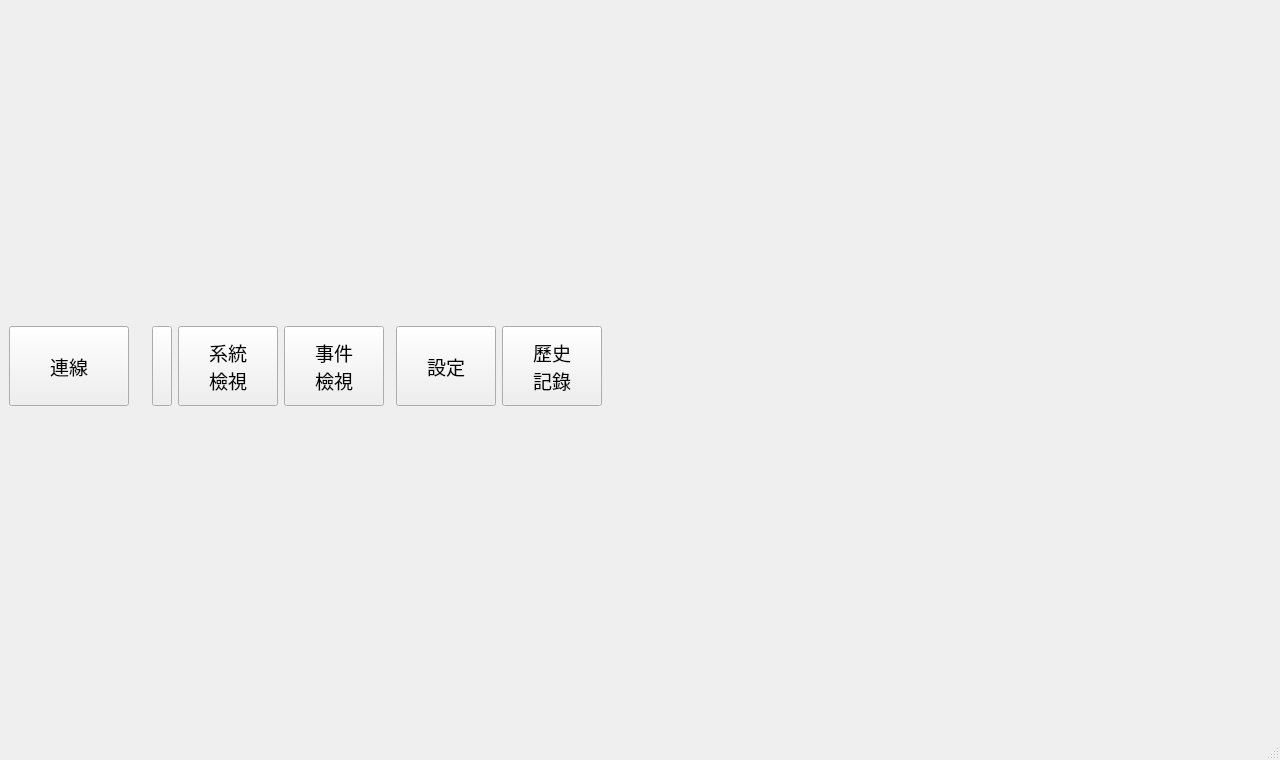
<?xml version="1.0" encoding="UTF-8"?>
<ui version="4.0">
 <class>CollectorView</class>
 <widget class="QMainWindow" name="CollectorView">
  <property name="geometry">
   <rect>
    <x>0</x>
    <y>0</y>
    <width>1280</width>
    <height>760</height>
   </rect>
  </property>
  <property name="sizePolicy">
   <sizepolicy hsizetype="Fixed" vsizetype="Fixed">
    <horstretch>0</horstretch>
    <verstretch>0</verstretch>
   </sizepolicy>
  </property>
  <property name="maximumSize">
   <size>
    <width>1310</width>
    <height>16777215</height>
   </size>
  </property>
  <property name="font">
   <font>
    <pointsize>14</pointsize>
   </font>
  </property>
  <property name="windowTitle">
   <string>BMS</string>
  </property>
  <widget class="QWidget" name="centralwidget">
   <layout class="QGridLayout" name="gridLayout" columnstretch="0,0,0,0,0,0,0,0,0">
    <item row="2" column="0" colspan="9">
     <layout class="QVBoxLayout" name="mainLayout">
      <property name="spacing">
       <number>3</number>
      </property>
      <property name="sizeConstraint">
       <enum>QLayout::SetDefaultConstraint</enum>
      </property>
     </layout>
    </item>
    <item row="1" column="3">
     <widget class="QPushButton" name="pbStackView">
      <property name="sizePolicy">
       <sizepolicy hsizetype="Fixed" vsizetype="Fixed">
        <horstretch>0</horstretch>
        <verstretch>0</verstretch>
       </sizepolicy>
      </property>
      <property name="minimumSize">
       <size>
        <width>100</width>
        <height>80</height>
       </size>
      </property>
      <property name="maximumSize">
       <size>
        <width>100</width>
        <height>80</height>
       </size>
      </property>
      <property name="text">
       <string>系統
檢視</string>
      </property>
     </widget>
    </item>
    <item row="1" column="6">
     <widget class="QPushButton" name="pbHardwareView">
      <property name="sizePolicy">
       <sizepolicy hsizetype="Fixed" vsizetype="Fixed">
        <horstretch>0</horstretch>
        <verstretch>0</verstretch>
       </sizepolicy>
      </property>
      <property name="minimumSize">
       <size>
        <width>100</width>
        <height>80</height>
       </size>
      </property>
      <property name="maximumSize">
       <size>
        <width>100</width>
        <height>80</height>
       </size>
      </property>
      <property name="text">
       <string>設定</string>
      </property>
     </widget>
    </item>
    <item row="1" column="1">
     <widget class="QLabel" name="label">
      <property name="maximumSize">
       <size>
        <width>16777215</width>
        <height>80</height>
       </size>
      </property>
      <property name="text">
       <string/>
      </property>
      <property name="pixmap">
       <pixmap resource="resource.qrc">:/img/logo/logo</pixmap>
      </property>
     </widget>
    </item>
    <item row="1" column="0">
     <widget class="QPushButton" name="pbSystemNavi">
      <property name="sizePolicy">
       <sizepolicy hsizetype="Fixed" vsizetype="Fixed">
        <horstretch>0</horstretch>
        <verstretch>0</verstretch>
       </sizepolicy>
      </property>
      <property name="minimumSize">
       <size>
        <width>120</width>
        <height>80</height>
       </size>
      </property>
      <property name="maximumSize">
       <size>
        <width>120</width>
        <height>80</height>
       </size>
      </property>
      <property name="text">
       <string>連線</string>
      </property>
      <property name="checkable">
       <bool>true</bool>
      </property>
     </widget>
    </item>
    <item row="1" column="2">
     <widget class="QPushButton" name="pbAuth">
      <property name="sizePolicy">
       <sizepolicy hsizetype="Minimum" vsizetype="Preferred">
        <horstretch>0</horstretch>
        <verstretch>0</verstretch>
       </sizepolicy>
      </property>
      <property name="minimumSize">
       <size>
        <width>20</width>
        <height>0</height>
       </size>
      </property>
      <property name="maximumSize">
       <size>
        <width>20</width>
        <height>16777215</height>
       </size>
      </property>
      <property name="text">
       <string/>
      </property>
     </widget>
    </item>
    <item row="1" column="4">
     <widget class="QPushButton" name="pbEventView">
      <property name="sizePolicy">
       <sizepolicy hsizetype="Fixed" vsizetype="Fixed">
        <horstretch>0</horstretch>
        <verstretch>0</verstretch>
       </sizepolicy>
      </property>
      <property name="minimumSize">
       <size>
        <width>100</width>
        <height>80</height>
       </size>
      </property>
      <property name="maximumSize">
       <size>
        <width>100</width>
        <height>80</height>
       </size>
      </property>
      <property name="text">
       <string>事件
檢視</string>
      </property>
     </widget>
    </item>
    <item row="1" column="8">
     <spacer name="horizontalSpacer">
      <property name="orientation">
       <enum>Qt::Horizontal</enum>
      </property>
      <property name="sizeHint" stdset="0">
       <size>
        <width>40</width>
        <height>20</height>
       </size>
      </property>
     </spacer>
    </item>
    <item row="1" column="7">
     <widget class="QPushButton" name="pbBatHistory">
      <property name="sizePolicy">
       <sizepolicy hsizetype="Fixed" vsizetype="Fixed">
        <horstretch>0</horstretch>
        <verstretch>0</verstretch>
       </sizepolicy>
      </property>
      <property name="minimumSize">
       <size>
        <width>100</width>
        <height>80</height>
       </size>
      </property>
      <property name="maximumSize">
       <size>
        <width>100</width>
        <height>80</height>
       </size>
      </property>
      <property name="text">
       <string>歷史
記錄</string>
      </property>
     </widget>
    </item>
   </layout>
  </widget>
  <widget class="QStatusBar" name="statusbar"/>
 </widget>
 <resources>
  <include location="resource.qrc"/>
 </resources>
 <connections/>
</ui>
